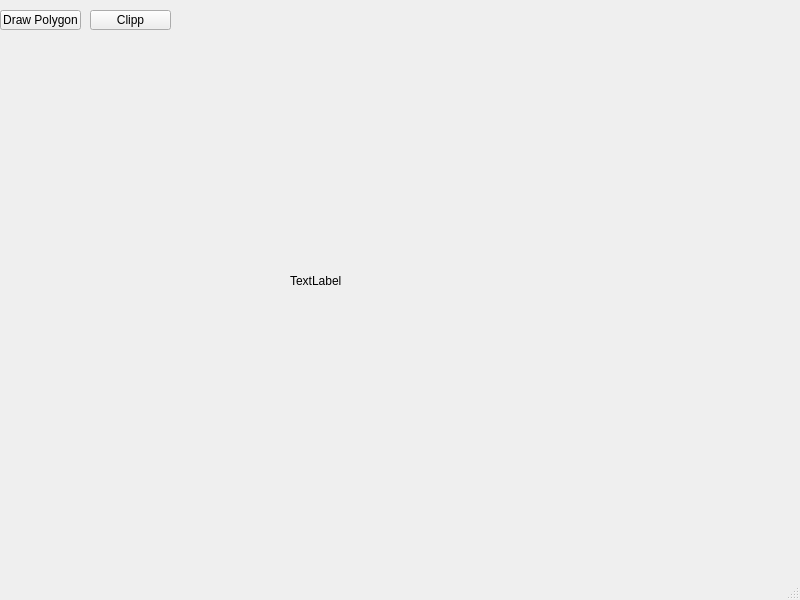
<?xml version="1.0" encoding="UTF-8"?>
<ui version="4.0">
 <class>MainWindow</class>
 <widget class="QMainWindow" name="MainWindow">
  <property name="geometry">
   <rect>
    <x>0</x>
    <y>0</y>
    <width>800</width>
    <height>600</height>
   </rect>
  </property>
  <property name="windowTitle">
   <string>MainWindow</string>
  </property>
  <widget class="QWidget" name="centralwidget">
   <widget class="QPushButton" name="pushButton">
    <property name="geometry">
     <rect>
      <x>0</x>
      <y>10</y>
      <width>81</width>
      <height>20</height>
     </rect>
    </property>
    <property name="text">
     <string>Draw Polygon</string>
    </property>
   </widget>
   <widget class="QPushButton" name="pushButton_2">
    <property name="geometry">
     <rect>
      <x>90</x>
      <y>10</y>
      <width>81</width>
      <height>20</height>
     </rect>
    </property>
    <property name="text">
     <string>Clipp</string>
    </property>
   </widget>
   <widget class="QLabel" name="label">
    <property name="geometry">
     <rect>
      <x>-130</x>
      <y>40</y>
      <width>401</width>
      <height>421</height>
     </rect>
    </property>
    <property name="text">
     <string>TextLabel</string>
    </property>
   </widget>
   <widget class="QLabel" name="label_2">
    <property name="geometry">
     <rect>
      <x>290</x>
      <y>40</y>
      <width>531</width>
      <height>481</height>
     </rect>
    </property>
    <property name="text">
     <string>TextLabel</string>
    </property>
   </widget>
  </widget>
  <widget class="QMenuBar" name="menubar">
   <property name="geometry">
    <rect>
     <x>0</x>
     <y>0</y>
     <width>800</width>
     <height>24</height>
    </rect>
   </property>
  </widget>
  <widget class="QStatusBar" name="statusbar"/>
 </widget>
 <resources/>
 <connections/>
</ui>
